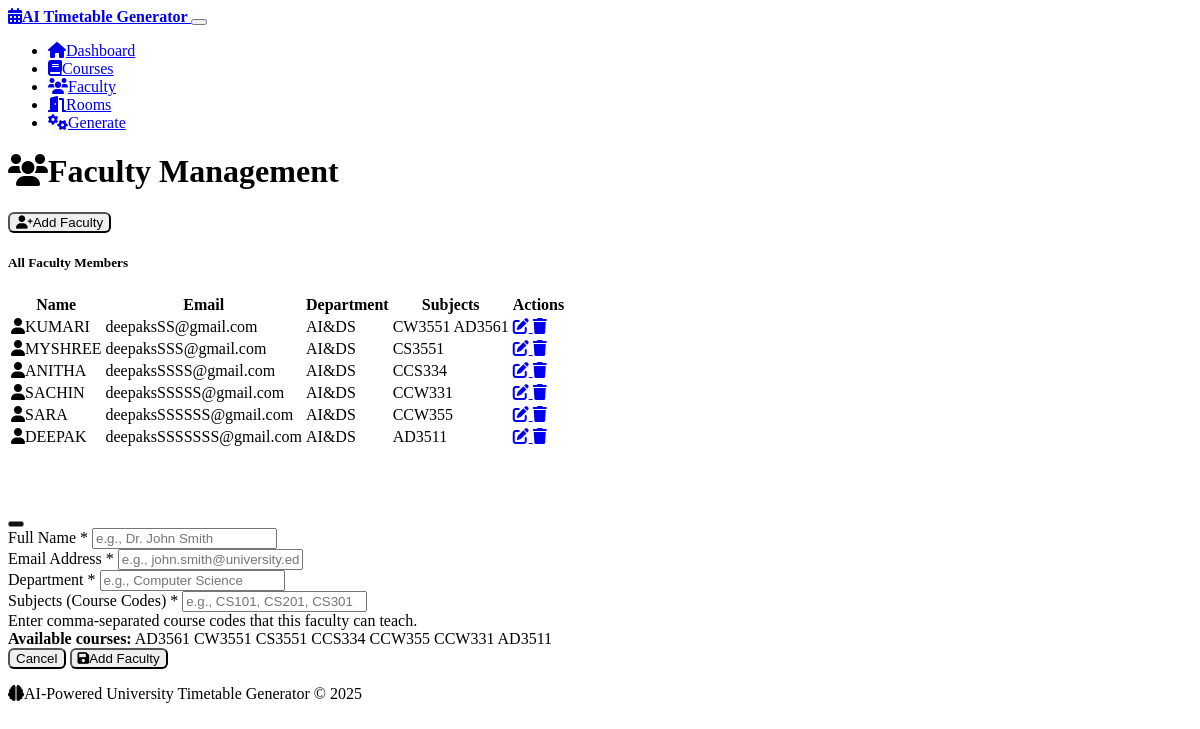
Screenshot of /faculty with the database file from the repository.
### models.py (models this page shows, shortened)
class Faculty(db.Model):
    id = db.Column(db.Integer, primary_key=True)
    name = db.Column(db.String(100), nullable=False)
    email = db.Column(db.String(120), unique=True, nullable=False)
    department = db.Column(db.String(50), nullable=False)
    subjects = db.Column(db.Text)  # Comma-separated course codes
    created_at = db.Column(db.DateTime, default=datetime.utcnow)
    def get_subjects_list(self):
        if self.subjects:
            return [s.strip() for s in self.subjects.split(',')]
        return []

class Course(db.Model):
    id = db.Column(db.Integer, primary_key=True)
    code = db.Column(db.String(20), unique=True, nullable=False)
    name = db.Column(db.String(100), nullable=False)
    hours_per_week = db.Column(db.Integer, nullable=False)
    semester = db.Column(db.String(20), nullable=False)
    department = db.Column(db.String(50), nullable=False)
    is_lab = db.Column(db.Boolean, default=False)
    created_at = db.Column(db.DateTime, default=datetime.utcnow)

### routes.py (the view)
@app.route('/faculty')
def faculty():
    faculty_list = Faculty.query.all()
    courses = Course.query.all()
    return render_template('faculty.html', faculty_list=faculty_list, courses=courses)

### templates/faculty.html (shortened to what this page needs)
{% extends "base.html" %}
{% block content %}
<div class="row">
    <div class="col-12">
        <div class="d-flex justify-content-between align-items-center mb-4">
            <h1>
                <i class="fas fa-users me-2"></i>Faculty Management
            </h1>
            <button class="btn btn-primary" data-bs-toggle="modal" data-bs-target="#addFacultyModal">
                <i class="fas fa-user-plus me-2"></i>Add Faculty
            </button>
        </div>
    </div>
</div>
<div class="row">
    <div class="col-12">
        <div class="card">
            <div class="card-header">
                <h5 class="mb-0">All Faculty Members</h5>
            </div>
            <div class="card-body">
                {% if faculty_list %}
                    <div class="table-responsive">
                        <table class="table table-hover">
                            <thead>
                                <tr>
                                    <th>Name</th>
                                    <th>Email</th>
                                    <th>Department</th>
                                    <th>Subjects</th>
                                    <th>Actions</th>
                                </tr>
                            </thead>
                            <tbody>
                                {% for faculty in faculty_list %}
                                    <tr>
                                        <td>
                                            <i class="fas fa-user me-2"></i>{{ faculty.name }}
                                        </td>
                                        <td>{{ faculty.email }}</td>
                                        <td>{{ faculty.department }}</td>
                                        <td>
                                            {% if faculty.subjects %}
                                                {% for subject in faculty.get_subjects_list() %}
                                                    <span class="badge bg-secondary me-1">{{ subject }}</span>
                                                {% endfor %}
                                            {% else %}
                                                <span class="text-muted">No subjects assigned</span>
                                            {% endif %}
                                        </td>
                                        <td>
                                            <a href="{{ url_for('edit_faculty', faculty_id=faculty.id) }}"
                                               class="btn btn-sm btn-outline-primary me-1">
                                                <i class="fas fa-edit"></i>
                                            </a>
                                            <a href="{{ url_for('delete_faculty', faculty_id=faculty.id) }}"
                                               class="btn btn-sm btn-outline-danger"
                                               onclick="return confirm('Are you sure you want to delete this faculty member?')">
                                                <i class="fas fa-trash"></i>
                                            </a>
                                        </td>
                                    </tr>
                                {% endfor %}
                            </tbody>
                        </table>
                    </div>
                {% endif %}
            </div>
        </div>
    </div>
</div>
<div class="modal fade" id="addFacultyModal" tabindex="-1">
    <div class="modal-dialog">
        <div class="modal-content">
            <div class="modal-header">
                <h5 class="modal-title">
                    <i class="fas fa-user-plus me-2"></i>Add New Faculty
                </h5>
                <button type="button" class="btn-close" data-bs-dismiss="modal"></button>
            </div>
            <form method="POST" action="{{ url_for('add_faculty') }}">
                <div class="modal-body">
                    <div class="mb-3">
                        <label for="name" class="form-label">Full Name *</label>
                        <input type="text" class="form-control" id="name" name="name" required
                               placeholder="e.g., Dr. John Smith">
                    </div>
                    <div class="mb-3">
                        <label for="email" class="form-label">Email Address *</label>
                        <input type="email" class="form-control" id="email" name="email" required
                               placeholder="e.g., john.smith@university.edu">
                    </div>
                    <div class="mb-3">
                        <label for="department" class="form-label">Department *</label>
                        <input type="text" class="form-control" id="department" name="department" required
                               placeholder="e.g., Computer Science">
                    </div>
                    <div class="mb-3">
                        <label for="subjects" class="form-label">Subjects (Course Codes) *</label>
                        <input type="text" class="form-control" id="subjects" name="subjects" required
                               placeholder="e.g., CS101, CS201, CS301">
                        <div class="form-text">
                            Enter comma-separated course codes that this faculty can teach.
                            {% if courses %}
                                <br><strong>Available courses:</strong>
                                {% for course in courses %}
                                    <span class="badge bg-info me-1">{{ course.code }}</span>
                                {% endfor %}
                            {% endif %}
                        </div>
                    </div>
                </div>
                <div class="modal-footer">
                    <button type="button" class="btn btn-secondary" data-bs-dismiss="modal">Cancel</button>
                    <button type="submit" class="btn btn-primary">
                        <i class="fas fa-save me-2"></i>Add Faculty
                    </button>
                </div>
            </form>
        </div>
    </div>
</div>
{% endblock %}

### static/style.css (style rules this page uses)
.modal-header { background: linear-gradient(45deg, var(--bs-primary), var(--bs-info)); color: white; }
.modal-header .btn-close { filter: invert(1); }
.btn { font-weight: 500; border-radius: 6px; }
.form-label { font-weight: 500; margin-bottom: 0.5rem; }

### rows the page displays
Faculty: name "KUMARI", email "deepaksSS@gmail.com", department "AI&DS", get_subjects_list "CW3551" "AD3561"
Faculty: name "MYSHREE", email "deepaksSSS@gmail.com", department "AI&DS", subjects "CS3551"
Faculty: name "ANITHA", email "deepaksSSSS@gmail.com", department "AI&DS", subjects "CCS334"
Faculty: name "SACHIN", email "deepaksSSSSS@gmail.com", department "AI&DS", subjects "CCW331"
Faculty: name "SARA", email "deepaksSSSSSS@gmail.com", department "AI&DS", subjects "CCW355"
Faculty: name "DEEPAK", email "deepaksSSSSSSS@gmail.com", department "AI&DS", subjects "AD3511"
Course: code "AD3561"
Course: code "CW3551"
Course: code "CS3551"
Course: code "CCS334"
Course: code "CCW355"
Course: code "CCW331"
Course: code "AD3511"
